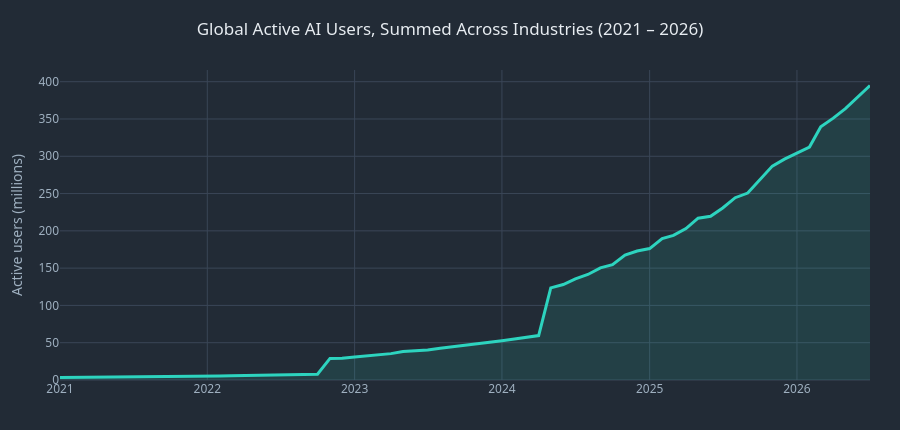

This figure's notebook cell:
### Markdown cell above
<a id="macro"></a>
## 3. Macro Trends 2021&ndash;2026 &mdash; The Industry Panel

### 3.1 How fast has global usage actually grown?

### Code cell
total_users = macro.groupby('YearMonth')['Global Active Users (Millions)'].sum().reset_index()

fig = go.Figure()
fig.add_trace(go.Scatter(
    x=total_users['YearMonth'], y=total_users['Global Active Users (Millions)'],
    mode='lines', line=dict(color=TEAL, width=3), fill='tozeroy',
    fillcolor='rgba(45,212,191,0.12)', name='Global active users'
))
fig.update_layout(
    title='Global Active AI Users, Summed Across Industries (2021 – 2026)',
    yaxis_title='Active users (millions)', xaxis_title=None, height=430, showlegend=False
)
fig.show()

start = total_users['Global Active Users (Millions)'].iloc[0]
end = total_users['Global Active Users (Millions)'].iloc[-1]
print(f'Jan 2021: {start:.2f}M active users  ->  Jul 2026: {end:.1f}M active users  ({end/start:,.0f}x growth)')
